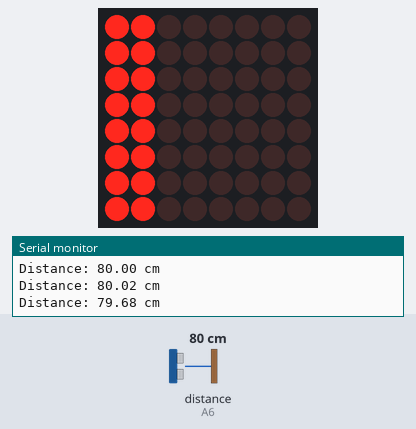
Recording of a sketch running on a simulated Arduino Mega 2560, built with avr-gcc and run on an emulated ATmega2560. Parts: 8×8 LED matrix, the last lines printed to the serial monitor. Wiring (inferred from the names in the program): ultrasonic range finder: trigger A5; echo A6. Inputs (shaded band) come from the test bench; at power-on: distance to the obstacle (sensor on A6) 80 cm. The echo pulse lasts 58.3 µs per cm.

Above: at 1.3 s.
1.4 s: distance to the obstacle (sensor on A6) set to 2 cm
At 2.4 s:
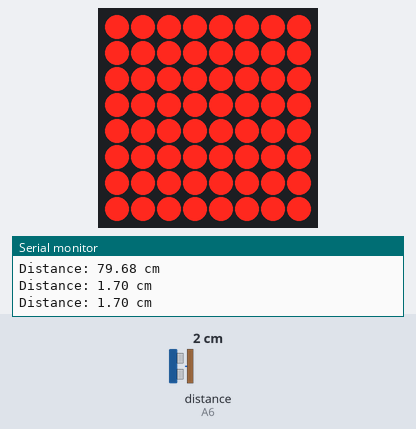
3.0 s: distance to the obstacle (sensor on A6) set to 18 cm
At 3.7 s:
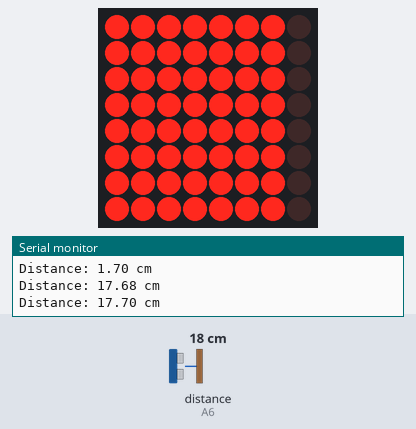
4.6 s: distance to the obstacle (sensor on A6) set to 9 cm
At 5.1 s:
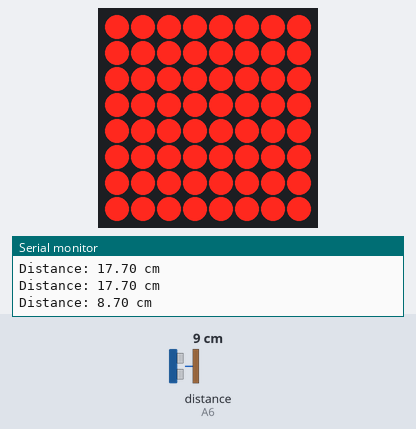
6.1 s: distance to the obstacle (sensor on A6) set to 6 cm
7.6 s: distance to the obstacle (sensor on A6) set to 35 cm
At 8.9 s:
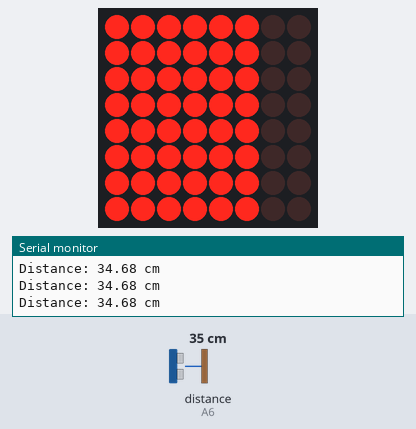
9.2 s: distance to the obstacle (sensor on A6) set to 60 cm
At 10.7 s:
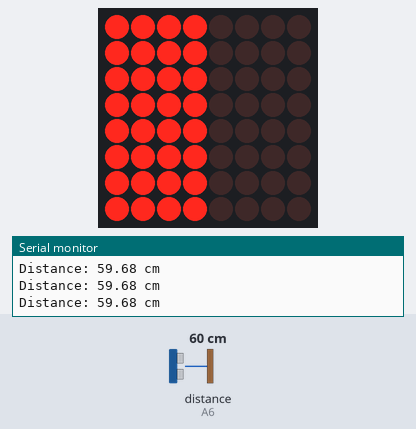
Timing chart, 0 to 11.7 s (numbered marks = the images above; inputs shaded):
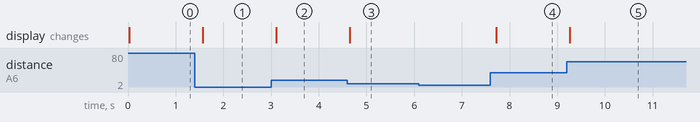

Measured:
- after the input at 1.4 s, the display: changes after 0.17 s (image 1)
- after the input at 3.0 s, the display: changes after 0.11 s (image 2)
- after the input at 4.6 s, the display: changes at once (image 3)
- after the input at 7.6 s, the display: changes after 0.12 s (image 4)
- after the input at 9.2 s, the display: changes after 0.07 s (image 5)

The sketch:

Final_project.ino
```cpp
#include <LedControl.h>

// Define ultrasonic sensor pins
#define TRIG_PIN A5         // TRIG is connected to analog pin A5 (used as digital output)
#define ECHO_PIN A6         // ECHO is connected to analog pin A6 (used as digital input)

// Initialize the MAX7219 LED Dot Matrix module
// DIN is on pin 51 (MOSI), CLK on pin 52 (SCK), CS on pin 53 (SS)
LedControl lc = LedControl(51, 52, 53, 1);

void setup() {
  // Set up ultrasonic sensor pins
  pinMode(TRIG_PIN, OUTPUT);
  pinMode(ECHO_PIN, INPUT);

  // Initialize the LED matrix
  lc.shutdown(0, false);  // Wake up the display (device 0)
  lc.setIntensity(0, 8);  // Set brightness level (0-15)
  lc.clearDisplay(0);     // Clear the display

  // Start serial communication for debugging
  Serial.begin(9600);
  Serial.println("Ultrasonic Sensor and LED Matrix Display Starting...");
}

void loop() {
  long duration;
  float distance;

  // Ensure TRIG is LOW to start clean
  digitalWrite(TRIG_PIN, LOW);
  delayMicroseconds(2);

  // Send a 10-microsecond pulse to TRIG
  digitalWrite(TRIG_PIN, HIGH);
  delayMicroseconds(10);
  digitalWrite(TRIG_PIN, LOW);

  // Read the duration of the echo pulse (with a timeout of 30000 microseconds)
  duration = pulseIn(ECHO_PIN, HIGH, 30000);

  // If no echo is received, set a high distance value
  if (duration == 0) {
    distance = 999;  // No object detected within range
  } else {
    // Calculate distance in centimeters:
    // distance = (duration * 0.0343) / 2
    distance = (duration * 0.0343) / 2;
  }

  // Print the measured distance to the Serial Monitor
  Serial.print("Distance: ");
  Serial.print(distance);
  Serial.println(" cm");

  // Determine the bar graph value:
  // If distance is 100 cm or more (or no echo), turn off LEDs.
  int bar;
  if (distance >= 100 || duration == 0) {
    bar = 0;
  } else {
    // Map distance (0 - 100 cm) to a bar value (8 - 0 columns)
    bar = map((int)distance, 0, 100, 8, 0);
    if (bar > 8) bar = 8;
    if (bar < 0) bar = 0;
  }

  // Update the LED matrix display: clear and then light columns based on 'bar'
  lc.clearDisplay(0);
  for (int col = 0; col < 8; col++) {
    if (col < bar) {
      lc.setColumn(0, col, 0xFF);  // Light all 8 LEDs in this column
    } else {
      lc.setColumn(0, col, 0x00);  // Turn off this column
    }
  }

  // Delay before taking the next measurement
  delay(500);
}
```
